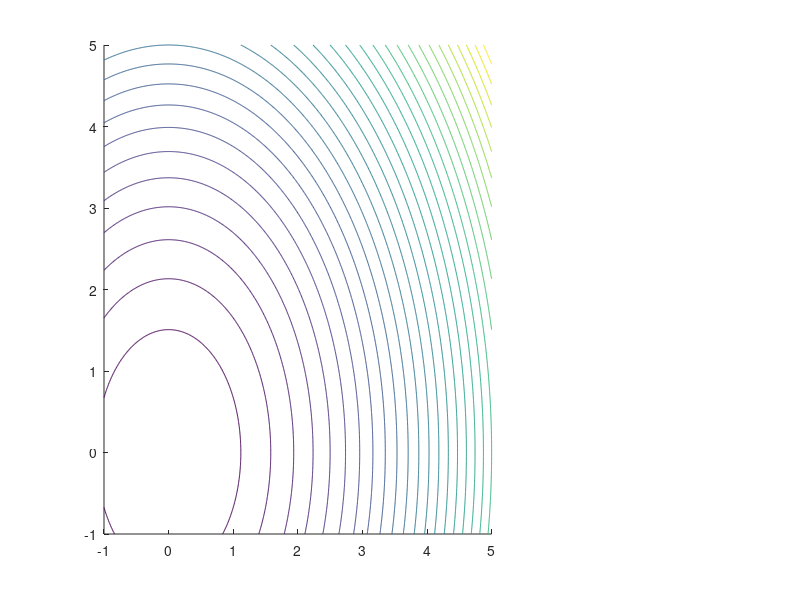

Recreate this plot in MATLAB. (Note: this script raises an error after producing the figure.)
%% clearing
clear all
close all
clc

%% settings
GD = 0;

set(0, 'DefaultFigureRenderer', 'painters')
tf = 2.4;
alpha = 1;
eta_ODE = 1e-5;
eta = 0.2;
ratio_eta=round(eta/eta_ODE);

n = round(tf/eta)+1;
n_ODE = round(tf/eta_ODE)+1;
d = 2;

x0 = [4.5;2];

%% init
x = zeros(d,n);
x_ODE = zeros(d,n_ODE);
x(:,1) = x0+[0;0.5];
x_ODE(:,1) = x0;

mu = 1.1; L = 2;
H = [L,0;0,mu];

%% optimization

for k = 2:n_ODE
    x_ODE(:,k) = x_ODE(:,k-1)-eta_ODE*H*x_ODE(:,k-1);
end

%go to shadowing orbit of GD
%x(1,1)=(1-mu*eta)^(-size(x,2)+1) * x_ODE(1,end);


for k = 2:n
    x(:,k) = x(:,k-1)-eta*H*x(:,k-1);
end

%% plotting
if d==2
    subplot(1,3,[1,2])
    %contour
    XX=-1:0.01:5;
    YY=-1:0.01:5;
    [X,Y] = meshgrid(XX,YY);
    
    Z = H(1,1)*X.^2 + H(2,2)*Y.^2;
    minZ = min(min(Z));
    [idx,idy] = find(Z==minZ);
    contour(X,Y,Z,30,'Color',[0.85,0.85,0.85],'Linewidth',2);hold on;
    h5=plot(Y(idy,idy),X(idx,idx),'-kh','MarkerSize', 20,'MarkerFaceColor',[0.839 0.78 0.078]);

        
    %trajectories
    plot(x(1,:),x(2,:),'Color',[0.993 0.582 0.026],'Linewidth',2);hold on
    h1=plot(x(1,:),x(2,:),'o','Color',[0.993 0.582 0.026],'Linewidth',2, 'MarkerFaceColor', [0.993 0.582 0.026]);hold on
    plot(x_ODE(1,:),x_ODE(2,:),'Color',[0.181 0.702 1.0],'Linewidth',2);hold on
    h2=plot(x_ODE(1,1:ratio_eta:end),x_ODE(2,1:ratio_eta:end),'o','Color',[0.181 0.702 1.0],'Linewidth',2, 'MarkerFaceColor',[0.181 0.702 1.0]);hold on
    hsp1 = get(gca, 'Position');
    
    l2=legend([h1,h2,h5],{'Gradient Descent: $x_k$','GD-ODE: $ \ \ \ \ \ \ \ \ \ \ \ y_k$','solution'},'Location','NorthEast');
    l2.set('FontSize',18,'Interpreter','Latex');
    text(x0(1)-1,x0(2)+0.5,'$\ x_0 = y_0$','FontSize',18,'Interpreter','Latex')
    xlim([XX(1),XX(end)]);
    ylim([YY(1),YY(end)]);
    axis equal
    %text(x_ODE(1,end),x_ODE(2,end),'$\ \ x_\infty$','FontSize',25,'Interpreter','Latex')
    subplot(1,3,3)
    predicted = (eta*L^2*norm(x0))/(2*mu);
    plot((1:size(x,2))-1,vecnorm(x-x_ODE(:,1:ratio_eta:end),2),'-+','Linewidth',2,'Color',[0.278 0.71 0.184]); hold on;
    plot((1:size(x,2))-1,predicted+0*vecnorm(x-x_ODE(:,1:ratio_eta:end),2),'--','Linewidth',2,'Color','k') 
    text(1,predicted+0.17,'bound: $\epsilon = \frac{h\ell L}{2\mu}$','FontSize',18,'Interpreter','Latex')

    hsp2 = get(gca, 'Position');  
    set(gca, 'Position', [hsp1(1)+ 1.2*hsp1(3),hsp1(2)+ 0.2*hsp1(4),  hsp1(3)/2, 0.6*hsp1(4)])
    xlabel('$k$','FontSize',18,'Interpreter','Latex')
    ylabel('$\|x_k - y_k\|$','FontSize',20,'Interpreter','Latex')
    ylim([0,2.25])
    xlim([0,12.1])
    grid on
end

    
